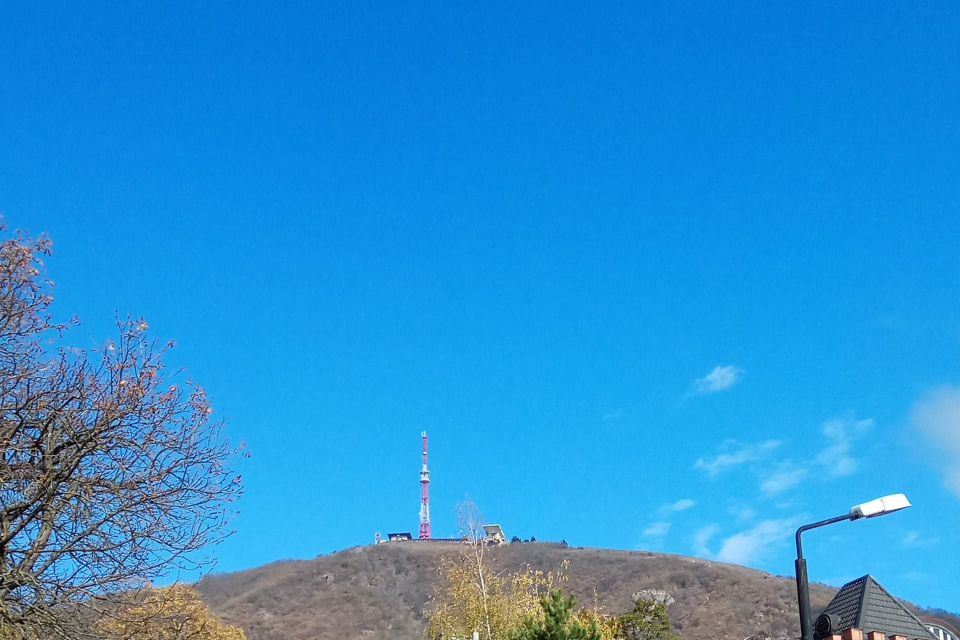
#> input picture assets-src/img/mash0001.jpg, 1920 x 1280 px (shown at 1/2 size)
$ python images.py
#> lines starting #> are read from the running program, lines starting #| are printed output that depends on the picture
#!/usr/bin/env python3
"""
Пайплайн подготовки изображений для сайта СКГВХ.

Что делает:
  * smart-crop + ресайз исходных фото под нужные пропорции
  * «ремонт» выцветших снимков (mash0003) — контраст/насыщенность/резкость
  * фирменная цветокоррекция (split-tone: тени -> тёмно-синий, света -> тёплый белый)
  * вывод в WebP + JPEG-fallback, ретина-версии
  * responsive-наборы для hero / баннеров / галереи
  * favicon-набор + PWA-иконки из исходного favicon.ico
  * OG-картинка для соцсетей 1200x630

Запуск:  python tools/images.py
Результат: public/img/... , public/favicon*
"""

import json
import math
import os
import shutil
import sys
from pathlib import Path

from PIL import Image, ImageDraw, ImageEnhance, ImageFilter, ImageFont, ImageOps, ImageStat

# Консоль Windows по умолчанию cp1251 — принудительно UTF-8, иначе падает на «→»
if hasattr(sys.stdout, "reconfigure"):
    sys.stdout.reconfigure(encoding="utf-8", errors="replace")

ROOT = Path(__file__).resolve().parent.parent
SRC = ROOT / "assets-src"
OUT = ROOT / "public"

# ── фирменная палитра (см. src/data/site.json — держим в синхроне) ───────────────
NAVY = (8, 19, 46)        # тени
BLUE = (75, 126, 255)     # основной синий из логотипа
AQUA = (56, 189, 248)     # акцент «вода»
WARM = (255, 246, 235)    # света

QUALITY_WEBP = 82
QUALITY_JPEG = 84
# Фоновая фотография занимает весь первый экран, поэтому даже заметная
# потеря качества на ней незаметна, а трафик экономится заметно
HERO_QUALITY = 72

_img_index: list[dict] = []


# ────────────────────────────────────────────────────────────────────────────────
# Утилиты
# ────────────────────────────────────────────────────────────────────────────────
def load(rel: str) -> Image.Image:
    """Открыть исходник и привести к RGB."""
#> called with rel = 'img/mash0001.jpg'
    p = SRC / rel
    if not p.exists():
        raise SystemExit(f"[!] Нет исходника: {p}")
    im = Image.open(p)
#> im is the input picture: PIL image 1920x1280 RGB; mean R, G, B 40.6, 145.8, 212.1
    if im.mode in ("P", "LA", "L"):
        im = im.convert("RGBA")
    if im.mode == "RGBA":
        bg = Image.new("RGB", im.size, (255, 255, 255))
        bg.paste(im, mask=im.split()[3])
        im = bg
    return im.convert("RGB")


def smart_crop(im: Image.Image, ratio: float, anchor: float = 0.5) -> Image.Image:
    """
    Кадрирование под соотношение сторон ratio (w/h).
    anchor — вертикальный центр кадра (0 = верх, 0.5 = середина, 1 = низ).
    Для пейзажей с небом сверху обычно нужен anchor ~0.6-0.8, чтобы
    гора осталась в кадре, а сверху было место под текст.
    """
#> called with ratio = 1.78, anchor = 0.72
    w, h = im.size
#> w = 1920; h = 1280
    cur = w / h
#> cur = 1.5
    if cur > ratio:                      # слишком широкий -> режем по ширине
        new_w = int(round(h * ratio))
        left = (w - new_w) // 2
        im = im.crop((left, 0, left + new_w, h))
    else:                                # слишком высокий -> режем по высоте
        new_h = int(round(w / ratio))
#> new_h = 1080
        top = int(round((h - new_h) * anchor))
#> top = 144
        top = max(0, min(top, h - new_h))
        im = im.crop((0, top, w, top + new_h))
#> im: PIL image 1920x1080 RGB
    return im


# [62 lines left out: functions _percentile_stretch, restore, not called in this run]


def split_tone(im: Image.Image, amount: float = 0.30) -> Image.Image:
    """
    Фирменная цветокоррекция: тени уходят в тёмно-синий, света — в тёплый белый.
    amount 0 = исходник, 1 = максимум выраженности.
    """
#> called with amount = 0.22
    if amount <= 0:
        return im
    grey = im.convert("L")

    # Карты: тени -> NAVY, света -> WARM
    shadow_map = ImageOps.colorize(grey, black=NAVY, white=(128, 138, 160))
    light_map = ImageOps.colorize(grey, black=(70, 88, 120), white=WARM)

    toned = Image.blend(im, shadow_map, amount * 0.55)
    toned = Image.blend(toned, light_map, amount * 0.30)

    # Вернуть немного «водного» синего в средние тона
    aqua_map = ImageOps.colorize(grey, black=NAVY, white=AQUA)
    toned = Image.blend(toned, aqua_map, amount * 0.12)
    return toned


def balance_channels(im: Image.Image, r: float = 1.0, g: float = 1.0, b: float = 1.0) -> Image.Image:
    """Подкрутка каналовRGB множителями — грубая, но действенная
    коррекция цветового отсвета (например, зелёного каста на скане)."""
    if (r, g, b) == (1.0, 1.0, 1.0):
        return im
    chans = list(im.split())
    gains = (r, g, b)
    for i, gain in enumerate(gains):
        if gain == 1.0 or i >= len(chans):
            continue
        lut = [min(255, int(round(v * gain))) for v in range(256)]
        chans[i] = chans[i].point(lut)
    return Image.merge(im.mode, chans)


def grade(im: Image.Image, tone: float = 0.30, contrast: float = 1.06,
          saturate: float = 1.10, sharp: bool = True) -> Image.Image:
    """Единая «фирменная» обработка кадра."""
    out = ImageEnhance.Color(im).enhance(saturate)
    out = ImageEnhance.Contrast(out).enhance(contrast)
    out = split_tone(out, tone)
    if sharp:
        out = out.filter(ImageFilter.UnsharpMask(radius=1, percent=70, threshold=3))
    return out


def darken_for_text(im: Image.Image, strength: float = 0.30) -> Image.Image:
    """
    Затемнить нижнюю часть кадра градиентом, чтобы белый текст поверх
    гарантированно проходил по WCAG AA. Возвращает RGB.
    """
#> called with strength = 0.12
    w, h = im.size
#> w = 1920; h = 1080
    overlay = Image.new("L", (1, h))
    px = overlay.load()
    for y in range(h):
        t = y / max(1, h - 1)
        # 0 сверху -> strength к низу, с плавным нарастанием
        px[0, y] = int(255 * strength * (t ** 1.6))
    mask = overlay.resize((w, h))
    dark = Image.new("RGB", (w, h), NAVY)
    return Image.composite(dark, im, mask)
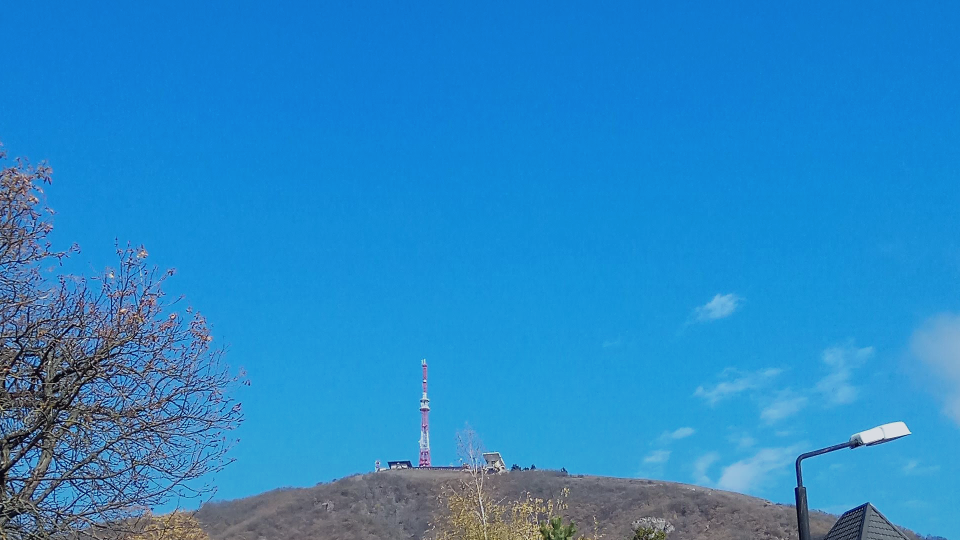
#> returned value: PIL image 1920x1080 RGB (shown at 1/2 size); mean R, G, B 39.9, 136.2, 199.5


def save(im: Image.Image, name: str, *, webp: bool = True, jpeg: bool = True,
         baseline: int | None = None, quality: int | None = None) -> None:
    """Сохранить в public/img, зарегистрировать для srcset-манифеста.

    quality — переопределение WebP-качества для отдельных файлов.
    Фоновая картинка большого размера tolerает к сжатию лучше,
    чем галерея, поэтому для неё качество ниже.
    """
    dest_dir = OUT / "img"
    dest_dir.mkdir(parents=True, exist_ok=True)
    stem = dest_dir / name

    made = []
    if jpeg:
        p = stem.with_suffix(".jpg")
        im.convert("RGB").save(p, "JPEG", quality=QUALITY_JPEG,
                               optimize=True, progressive=True, subsampling=1)
        made.append(p)
    if webp:
        p = stem.with_suffix(".webp")
        im.save(p, "WEBP", quality=quality or QUALITY_WEBP, method=6)
        made.append(p)

    w, h = im.size
    entry = {"name": stem.name, "w": w, "h": h}
    if baseline is not None:
        entry["base"] = baseline
    _img_index.append(entry)


def resize_to(im: Image.Image, width: int, ratio: float | None = None,
              anchor: float = 0.5) -> Image.Image:
    if ratio:
        im = smart_crop(im, ratio, anchor)
    h = max(1, int(round(im.size[1] * width / im.size[0])))
    return im.resize((width, h), Image.LANCZOS)


# ────────────────────────────────────────────────────────────────────────────────
# 1. HERO — главный баннер из mash0001
# ────────────────────────────────────────────────────────────────────────────────
def build_hero() -> None:
    print("→ hero (mash0001)")
    src = load("img/mash0001.jpg")

    # Кадр 16:9, смещённый вниз: гора и вышка в кадре, сверху — небо под заголовок
    base = smart_crop(src, 16 / 9, anchor=0.72)
    base = grade(base, tone=0.22, contrast=1.06, saturate=1.06)
    # Затемнение внутри картинки минимальное: сайт тёмный, и текст закрывает
    # CSS-скрим. Прежнее значение 0.34 «съедало» саму фотографию.
    base = darken_for_text(base, strength=0.12)

    for w in (1920, 1440, 1024, 768, 480):
        save(resize_to(base, w), f"hero-{w}", baseline=1920, quality=HERO_QUALITY)
#> this loop made 5 passes

    # Квадратная/портретная обрезка для мобильного hero
    mob = smart_crop(src, 4 / 5, anchor=0.80)
    mob = grade(mob, tone=0.22, contrast=1.05, saturate=1.05)
    mob = darken_for_text(mob, strength=0.40)
#> call 2 of darken_for_text, with strength = 0.4
#> in darken_for_text (call 2), `return Image.composite(dark, im, mask)`:
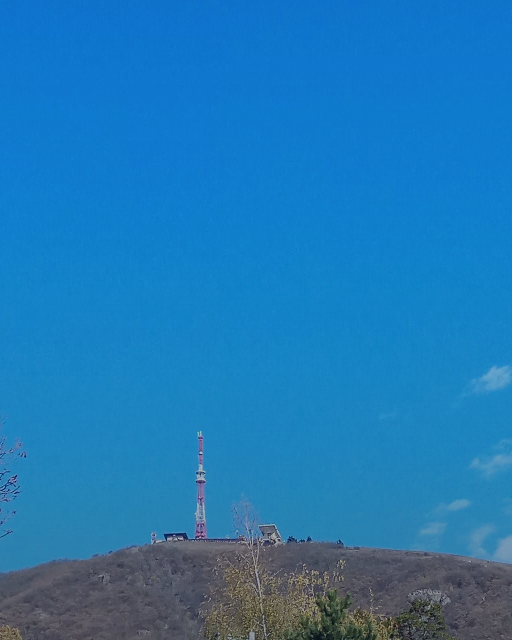
#> returned value: PIL image 1024x1280 RGB (shown at 1/2 size); mean R, G, B 31.4, 120.9, 182.1
    for w in (900, 560):
        save(resize_to(mob, w), f"hero-m-{w}", baseline=900, quality=HERO_QUALITY)
#> this loop made 2 passes


# ────────────────────────────────────────────────────────────────────────────────
# 2. ШИРОКИЙ БАННЕР из mash0002
# ────────────────────────────────────────────────────────────────────────────────
def build_banner() -> None:
    print("→ banner (mash0002)")
    src = load("img/mash0002.jpg")
#> call 2 of load, with rel = 'img/mash0002.jpg'
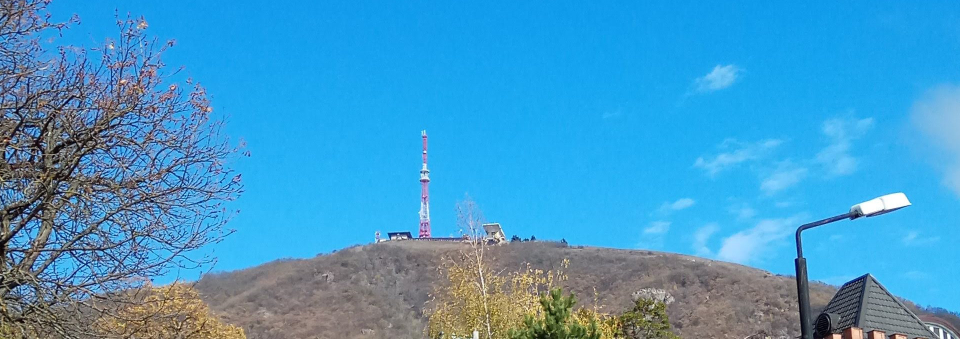
#> input picture assets-src/img/mash0002.jpg, 1920 x 678 px (shown at 1/2 size)
#> in load, im is the input picture: PIL image 1920x678 RGB; mean R, G, B 68.1, 154.1, 200.5
    base = smart_crop(src, 1920 / 560, anchor=0.55)
    base = grade(base, tone=0.32, contrast=1.07, saturate=1.12)
#> call 3 of split_tone, with amount = 0.32
#> in split_tone (call 3), `aqua_map = ImageOps.colorize(grey, black=NAVY, white=AQUA)`:
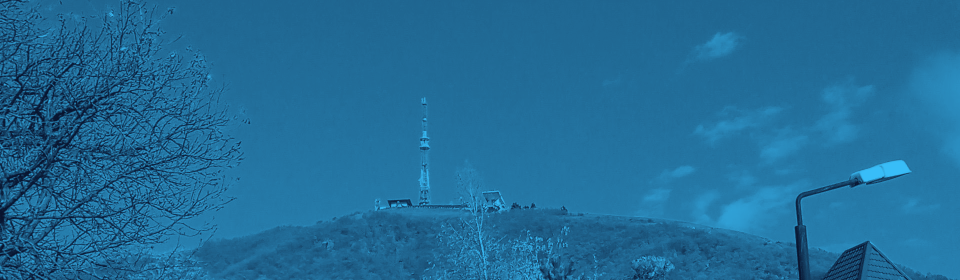
#> aqua_map: PIL image 1920x560 RGB (shown at 1/2 size); mean R, G, B 32.9, 108.5, 152.2
    base = darken_for_text(base, strength=0.30)
#> call 3 of darken_for_text, with strength = 0.3
#> in darken_for_text (call 3), `mask = overlay.resize((w, h))`:
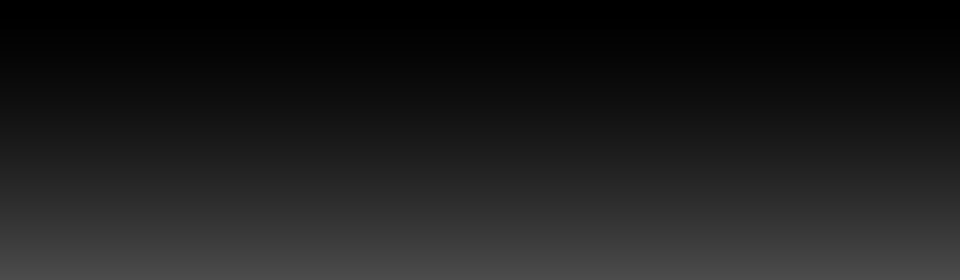
#> mask: PIL image 1920x560 L (shown at 1/2 size); min 0, max 76, mean 29
#> in darken_for_text (call 3), `dark = Image.new("RGB", (w, h), NAVY)`:
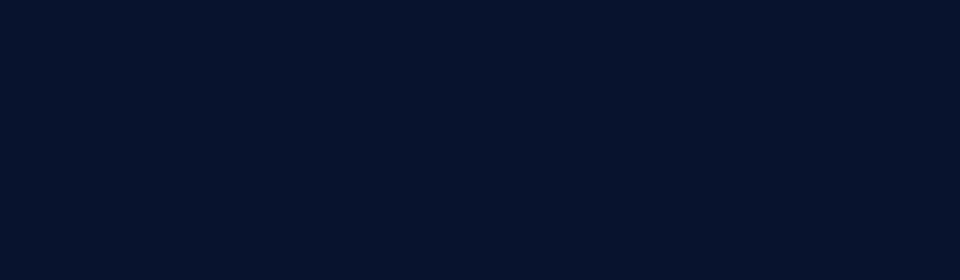
#> dark: PIL image 1920x560 RGB (shown at 1/2 size); mean R, G, B 8, 19, 46
    for w in (1920, 1280, 800):
        save(resize_to(base, w), f"banner-{w}", baseline=1920)
#> this loop made 3 passes
#> pass 2, in save (call 9), `im.convert("RGB").save(p, "JPEG", quality=QUALITY_JPEG, optimize=True,..`:
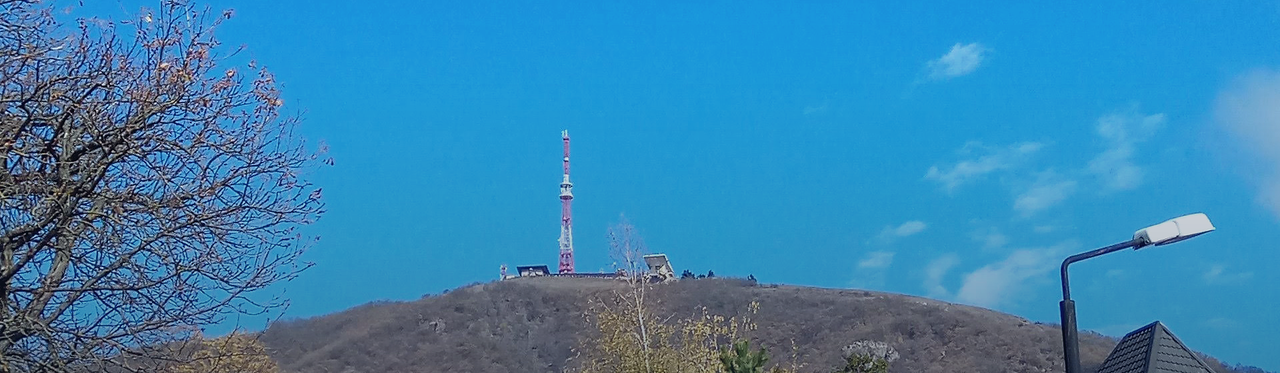
#> saved as banner-1280.jpg: PIL image 1280x373 RGB; mean R, G, B 56.1, 132.4, 176.8


# ────────────────────────────────────────────────────────────────────────────────
# 3. ГАЛЕРЕЯ — включая «ремонт» выцветшего mash0003
# ────────────────────────────────────────────────────────────────────────────────
def build_gallery() -> None:
    print("→ gallery")
    plan = [
        ("img/mash0001.jpg", "g-mashuk-01", False, 4 / 3, 0.55),
        ("img/mash0002.jpg", "g-mashuk-02", False, 4 / 3, 0.50),
        # mash0003.jpg исключён намеренно: исходник некачественный
        # (std = 8/7/12, размытый JPEG), реставрация даёт неон и пятна —
        # лучше 4 хороших кадра, чем 5 с одним плохим.
        ("img/Znakomtes_Konstantin_Nosov.jpg", "g-nosov-book", False, 4 / 3, 0.50),
        ("img/nosovkn.gif", "g-nosov-portrait", False, 4 / 5, 0.45),
    ]

    # Портрет — единственный кадр, где фирменный split-tone неуместен:
    # в исходном GIF сильный зелёный отсвет, а тонирование в холод усугубляет
    # его до отвратительного. Поэтому tone = 0 и ручная компенсация канала.
    portrait_balance = {"g-nosov-portrait": (1.06, 0.95, 0.99)}

    for rel, name, needs_restore, ratio, anchor in plan:
        im = load(rel)
        tone, sat = 0.24, 1.08
        if needs_restore:
            im = restore(im, strength=1.0)
            # Восстановленный кадр нельзя дополнительно тонировать —
            # он и так на пределе, лишний split-tone даёт неон
            tone, sat = 0.10, 1.04
        if name in portrait_balance:
            tone, sat = 0.0, 1.02
        im = smart_crop(im, ratio, anchor)

        if name in portrait_balance:
            im = balance_channels(im, *portrait_balance[name])

        im = grade(im, tone=tone, contrast=1.05, saturate=sat)
        for w in (1200, 800, 480):
            save(resize_to(im, w), f"{name}-{w}", baseline=1200)
#> this loop made 3 passes


# ────────────────────────────────────────────────────────────────────────────────
# 4. ЛОГОТИПЫ
# ────────────────────────────────────────────────────────────────────────────────
def build_logos() -> None:
    print("→ logos")
    src = load("img/logo-blue-black100.png")

    # Основной — с прозрачностью, для шапки на светлом
    for w in (64, 40, 32):
        r = src.resize((w, w), Image.LANCZOS)
        p = OUT / "img" / f"logo-{w}.png"
        p.parent.mkdir(parents=True, exist_ok=True)
        r.save(p, "PNG", optimize=True)
        _img_index.append({"name": f"img/{p.name}", "w": w, "h": w})

    # Светлая версия для тёмного футера: перекрасить в белый, сохранить альфу
    blue = Image.open(SRC / "img/logo-blue-black100.png").convert("RGBA")
    alpha = blue.split()[3]
    white = Image.new("RGBA", blue.size, (255, 255, 255, 0))
    white.putalpha(alpha)
    for w in (48, 32):
        r = white.resize((w, w), Image.LANCZOS)
        p = OUT / "img" / f"logo-white-{w}.png"
        r.save(p, "PNG", optimize=True)

    # Полноцветный логотип для OG и печати
    p = OUT / "img" / "logo-full.png"
    src.resize((256, 256), Image.LANCZOS).save(p, "PNG", optimize=True)


# ────────────────────────────────────────────────────────────────────────────────
# 5. FAVICON-набор + PWA-иконки
# ────────────────────────────────────────────────────────────────────────────────
# [65 lines left out: functions build_icons, build_og, not called in this run]


# ────────────────────────────────────────────────────────────────────────────────
def main() -> None:
    if not SRC.exists():
        raise SystemExit(f"[!] Нет папки исходников: {SRC}")
    OUT.mkdir(parents=True, exist_ok=True)
    (OUT / "img").mkdir(parents=True, exist_ok=True)

    build_hero()
    build_banner()
    build_gallery()
    build_logos()
    build_icons()
    build_og()

    # манифест размеров — build.py использует его для srcset/sizes
    manifest = OUT / "img" / "_manifest.json"
    manifest.write_text(json.dumps(_img_index, ensure_ascii=False, indent=1), encoding="utf-8")

    total = sum(f.stat().st_size for f in OUT.rglob("*") if f.is_file())
    n = sum(1 for f in OUT.rglob("*") if f.is_file())
    print(f"\n[OK] {n} файлов, {total/1024:.0f} КБ → {OUT}")


if __name__ == "__main__":
#> (the run stopped early here; a loop or call above may not have finished)
